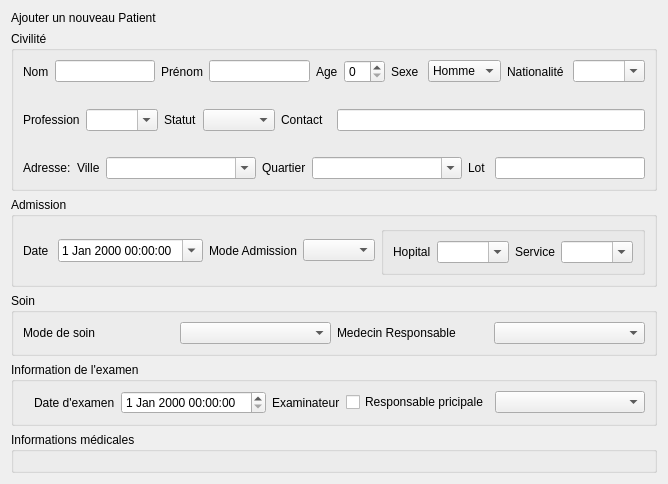
                <widget class="QWidget" name="scrollAreaWidgetContents">
                 <property name="geometry">
                  <rect>
                   <x>0</x>
                   <y>0</y>
                   <width>591</width>
                   <height>462</height>
                  </rect>
                 </property>
                 <layout class="QVBoxLayout" name="verticalLayout_9">
                  <item>
                   <widget class="QLabel" name="label_4">
                    <property name="maximumSize">
                     <size>
                      <width>16777215</width>
                      <height>20</height>
                     </size>
                    </property>
                    <property name="text">
                     <string>Ajouter un nouveau Patient</string>
                    </property>
                   </widget>
                  </item>
                  <item>
                   <widget class="QGroupBox" name="civiliteGB">
                    <property name="title">
                     <string>Civilité</string>
                    </property>
                    <layout class="QVBoxLayout" name="verticalLayout_5">
                     <item>
                      <layout class="QHBoxLayout" name="horizontalLayout">
                       <item>
                        <widget class="QLabel" name="label_6">
                         <property name="text">
                          <string>Nom</string>
                         </property>
                        </widget>
                       </item>
                       <item>
                        <widget class="QLineEdit" name="nom"/>
                       </item>
                       <item>
                        <widget class="QLabel" name="label_7">
                         <property name="text">
                          <string>Prénom</string>
                         </property>
                        </widget>
                       </item>
                       <item>
                        <widget class="QLineEdit" name="prenom"/>
                       </item>
                       <item>
                        <widget class="QLabel" name="label_5">
                         <property name="text">
                          <string>Age</string>
                         </property>
                        </widget>
                       </item>
                       <item>
                        <widget class="QSpinBox" name="age">
                         <property name="maximumSize">
                          <size>
                           <width>50</width>
                           <height>16777215</height>
                          </size>
                         </property>
                         <property name="minimum">
                          <number>0</number>
                         </property>
                        </widget>
                       </item>
                       <item>
                        <widget class="QLabel" name="sexe">
                         <property name="text">
                          <string>Sexe </string>
                         </property>
                        </widget>
                       </item>
                       <item>
                        <widget class="QComboBox" name="sexe_2">
                         <item>
                          <property name="text">
                           <string>Homme</string>
                          </property>
                         </item>
                         <item>
                          <property name="text">
                           <string>Femme</string>
                          </property>
                         </item>
                        </widget>
                       </item>
                       <item>
                        <widget class="QLabel" name="label_9">
                         <property name="text">
                          <string>Nationalité </string>
                         </property>
                        </widget>
                       </item>
                       <item>
                        <widget class="QComboBox" name="nationalite">
                         <property name="editable">
                          <bool>true</bool>
                         </property>
                         <property name="insertPolicy">
                          <enum>QComboBox::NoInsert</enum>
                         </property>
                        </widget>
                       </item>
                      </layout>
                     </item>
                     <item>
                      <spacer name="horizontalSpacer_3">
                       <property name="orientation">
                        <enum>Qt::Horizontal</enum>
                       </property>
                       <property name="sizeHint" stdset="0">
                        <size>
                         <width>40</width>
                         <height>20</height>
                        </size>
                       </property>
                      </spacer>
                     </item>
                     <item>
                      <spacer name="verticalSpacer_2">
                       <property name="orientation">
                        <enum>Qt::Vertical</enum>
                       </property>
                       <property name="sizeType">
                        <enum>QSizePolicy::Preferred</enum>
                       </property>
                       <property name="sizeHint" stdset="0">
                        <size>
                         <width>20</width>
                         <height>20</height>
                        </size>
                       </property>
                      </spacer>
                     </item>
                     <item>
                      <layout class="QHBoxLayout" name="horizontalLayout_2">
                       <item>
                        <widget class="QLabel" name="label_10">
                         <property name="maximumSize">
                          <size>
                           <width>16777215</width>
                           <height>20</height>
                          </size>
                         </property>
                         <property name="text">
                          <string>Profession</string>
                         </property>
                        </widget>
                       </item>
                       <item>
                        <widget class="QComboBox" name="proffession">
                         <property name="editable">
                          <bool>true</bool>
                         </property>
                        </widget>
                       </item>
                       <item>
                        <widget class="QLabel" name="label_11">
                         <property name="text">
                          <string>Statut</string>
                         </property>
                        </widget>
                       </item>
                       <item>
                        <widget class="QComboBox" name="statut"/>
                       </item>
                       <item>
                        <widget class="QLabel" name="label_12">
                         <property name="minimumSize">
                          <size>
                           <width>50</width>
                           <height>0</height>
                          </size>
                         </property>
                         <property name="text">
                          <string>Contact</string>
                         </property>
                        </widget>
                       </item>
                       <item>
                        <widget class="QLineEdit" name="contact">
                         <property name="minimumSize">
                          <size>
                           <width>125</width>
                           <height>0</height>
                          </size>
                         </property>
                        </widget>
                       </item>
                      </layout>
                     </item>
                     <item>
                      <spacer name="horizontalSpacer_4">
                       <property name="orientation">
                        <enum>Qt::Horizontal</enum>
                       </property>
                       <property name="sizeHint" stdset="0">
                        <size>
                         <width>40</width>
                         <height>20</height>
                        </size>
                       </property>
                      </spacer>
                     </item>
                     <item>
                      <spacer name="verticalSpacer_3">
                       <property name="orientation">
                        <enum>Qt::Vertical</enum>
                       </property>
                       <property name="sizeType">
                        <enum>QSizePolicy::Preferred</enum>
                       </property>
                       <property name="sizeHint" stdset="0">
                        <size>
                         <width>20</width>
                         <height>40</height>
                        </size>
                       </property>
                      </spacer>
                     </item>
                     <item>
                      <layout class="QHBoxLayout" name="horizontalLayout_3">
                       <item>
                        <widget class="QLabel" name="label_14">
                         <property name="text">
                          <string>Adresse:</string>
                         </property>
                        </widget>
                       </item>
                       <item>
                        <widget class="QLabel" name="label_15">
                         <property name="maximumSize">
                          <size>
                           <width>50</width>
                           <height>16777215</height>
                          </size>
                         </property>
                         <property name="text">
                          <string>Ville</string>
                         </property>
                        </widget>
                       </item>
                       <item>
                        <widget class="QComboBox" name="ville">
                         <property name="minimumSize">
                          <size>
                           <width>150</width>
                           <height>0</height>
                          </size>
                         </property>
                         <property name="editable">
                          <bool>true</bool>
                         </property>
                         <property name="maxVisibleItems">
                          <number>20</number>
                         </property>
                         <property name="insertPolicy">
                          <enum>QComboBox::NoInsert</enum>
                         </property>
                        </widget>
                       </item>
                       <item>
                        <widget class="QLabel" name="label_16">
                         <property name="maximumSize">
                          <size>
                           <width>50</width>
                           <height>16777215</height>
                          </size>
                         </property>
                         <property name="text">
                          <string>Quartier</string>
                         </property>
                        </widget>
                       </item>
                       <item>
                        <widget class="QComboBox" name="quartier">
                         <property name="minimumSize">
                          <size>
                           <width>150</width>
                           <height>0</height>
                          </size>
                         </property>
                         <property name="editable">
                          <bool>true</bool>
                         </property>
                         <property name="currentIndex">
                          <number>-1</number>
                         </property>
                         <property name="maxVisibleItems">
                          <number>20</number>
                         </property>
                         <property name="insertPolicy">
                          <enum>QComboBox::NoInsert</enum>
                         </property>
                        </widget>
                       </item>
                       <item>
                        <widget class="QLabel" name="label_17">
                         <property name="maximumSize">
                          <size>
                           <width>50</width>
                           <height>16777215</height>
                          </size>
                         </property>
                         <property name="text">
                          <string>Lot</string>
                         </property>
                        </widget>
                       </item>
                       <item>
                        <widget class="QLineEdit" name="lot">
                         <property name="maximumSize">
                          <size>
                           <width>150</width>
                           <height>16777215</height>
                          </size>
                         </property>
                        </widget>
                       </item>
                      </layout>
                     </item>
                    </layout>
                   </widget>
                  </item>
                  <item>
                   <spacer name="verticalSpacer_4">
                    <property name="orientation">
                     <enum>Qt::Vertical</enum>
                    </property>
                    <property name="sizeHint" stdset="0">
                     <size>
                      <width>20</width>
                      <height>40</height>
                     </size>
                    </property>
                   </spacer>
                  </item>
                  <item>
                   <widget class="QGroupBox" name="ProvenanceGB">
                    <property name="title">
                     <string>Admission</string>
                    </property>
                    <layout class="QVBoxLayout" name="verticalLayout_7">
                     <item>
                      <layout class="QHBoxLayout" name="horizontalLayout_6">
                       <item>
                        <widget class="QLabel" name="label_19">
                         <property name="text">
                          <string>Date </string>
                         </property>
                        </widget>
                       </item>
                       <item>
                        <widget class="QDateTimeEdit" name="dateAdmission">
                         <property name="calendarPopup">
                          <bool>true</bool>
                         </property>
                        </widget>
                       </item>
                       <item>
                        <widget class="QLabel" name="label_18">
                         <property name="text">
                          <string>Mode Admission</string>
                         </property>
                        </widget>
                       </item>
                       <item>
                        <widget class="QComboBox" name="modeAdmission"/>
                       </item>
                       <item>
                        <widget class="QGroupBox" name="hopital">
                         <property name="title">
                          <string/>
                         </property>
                         <property name="flat">
                          <bool>true</bool>
                         </property>
                         <layout class="QHBoxLayout" name="horizontalLayout_7">
                          <item>
                           <widget class="QLabel" name="label_21">
                            <property name="text">
                             <string>Hopital</string>
                            </property>
                           </widget>
                          </item>
                          <item>
                           <widget class="QComboBox" name="hopitalCombo">
                            <property name="editable">
                             <bool>true</bool>
                            </property>
                            <property name="insertPolicy">
                             <enum>QComboBox::NoInsert</enum>
                            </property>
                           </widget>
                          </item>
                          <item>
                           <widget class="QLabel" name="label_20">
                            <property name="text">
                             <string>Service</string>
                            </property>
                           </widget>
                          </item>
                          <item>
                           <widget class="QComboBox" name="service">
                            <property name="editable">
                             <bool>true</bool>
                            </property>
                            <property name="insertPolicy">
                             <enum>QComboBox::NoInsert</enum>
                            </property>
                           </widget>
                          </item>
                         </layout>
                        </widget>
                       </item>
                      </layout>
                     </item>
                    </layout>
                   </widget>
                  </item>
                  <item>
                   <widget class="QGroupBox" name="groupBox">
                    <property name="title">
                     <string>Soin</string>
                    </property>
                    <layout class="QVBoxLayout" name="verticalLayout_8">
                     <item>
                      <layout class="QHBoxLayout" name="horizontalLayout_8">
                       <item>
                        <widget class="QLabel" name="label_22">
                         <property name="text">
                          <string>Mode de soin</string>
                         </property>
                        </widget>
                       </item>
                       <item>
                        <widget class="QComboBox" name="modeSoin"/>
                       </item>
                       <item>
                        <widget class="QLabel" name="label_23">
                         <property name="text">
                          <string>Medecin Responsable</string>
                         </property>
                        </widget>
                       </item>
                       <item>
                        <widget class="QComboBox" name="medecinResponsable"/>
                       </item>
                      </layout>
                     </item>
                    </layout>
                   </widget>
                  </item>
                  <item>
                   <layout class="QHBoxLayout" name="horizontalLayout_9">
                    <item>
                     <widget class="QGroupBox" name="groupBox_3">
                      <property name="maximumSize">
                       <size>
                        <width>16777215</width>
                        <height>75</height>
                       </size>
                      </property>
                      <property name="title">
                       <string>Information de l'examen</string>
                      </property>
                      <layout class="QHBoxLayout" name="horizontalLayout_10">
                       <item>
                        <spacer name="horizontalSpacer_5">
                         <property name="orientation">
                          <enum>Qt::Horizontal</enum>
                         </property>
                         <property name="sizeHint" stdset="0">
                          <size>
                           <width>40</width>
                           <height>20</height>
                          </size>
                         </property>
                        </spacer>
                       </item>
                       <item>
                        <widget class="QLabel" name="label_24">
                         <property name="text">
                          <string>Date d'examen</string>
                         </property>
                        </widget>
                       </item>
                       <item>
                        <widget class="QDateTimeEdit" name="dateTimeEdit"/>
                       </item>
                       <item>
                        <widget class="QLabel" name="label_8">
                         <property name="maximumSize">
                          <size>
                           <width>70</width>
                           <height>16777215</height>
                          </size>
                         </property>
                         <property name="text">
                          <string>Examinateur</string>
                         </property>
                        </widget>
                       </item>
                       <item>
                        <widget class="QCheckBox" name="responsablePrincipalCheck">
                         <property name="text">
                          <string>Responsable pricipale</string>
                         </property>
                        </widget>
                       </item>
                       <item>
                        <widget class="QComboBox" name="examinateur">
                         <property name="minimumSize">
                          <size>
                           <width>150</width>
                           <height>0</height>
                          </size>
                         </property>
                        </widget>
                       </item>
                      </layout>
                     </widget>
                    </item>
                   </layout>
                  </item>
                  <item>
                   <widget class="QGroupBox" name="groupBox_2">
                    <property name="title">
                     <string>Informations médicales</string>
                    </property>
                    <layout class="QVBoxLayout" name="verticalLayout_11">
                     <item>
                      <layout class="QVBoxLayout" name="containerInfoMed"/>
                     </item>
                    </layout>
                   </widget>
                  </item>
                 </layout>
                </widget>
